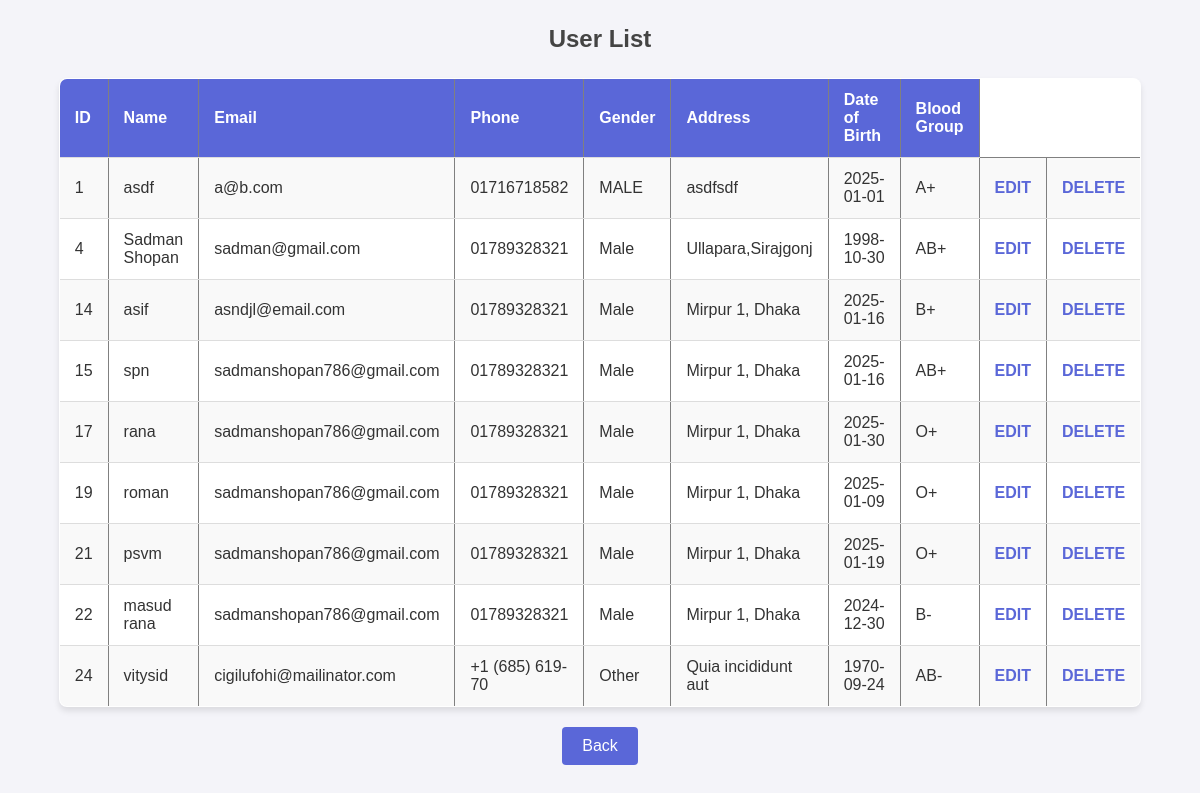
/HealthCareAndEMedicine/View/userList.php (signed in), run on the app's committed database.
### tables this page shows
CREATE TABLE `user` (
  `id` int(11) NOT NULL,
  `user_name` varchar(100) NOT NULL,
  `password` varchar(255) NOT NULL,
  `email` varchar(100) NOT NULL,
  `phone` varchar(15) DEFAULT NULL,
  `gender` varchar(20) NOT NULL DEFAULT 'Male',
  `address` varchar(200) DEFAULT NULL,
  `dob` date DEFAULT NULL,
  `blood_group` varchar(3) DEFAULT NULL,
  `image` varchar(255) DEFAULT NULL,
  `file` varchar(255) DEFAULT NULL
);

### HealthCareAndEMedicine/Model/userModel.php (called while the page is built, shortened)
<?php
function getConnection(){
    $con = mysqli_connect('127.0.0.1', 'root', '', 'emedicine');
    return $con;
}
function getAllUser() {
    $con = getConnection();
    $sql = "SELECT * FROM user";
    $result = mysqli_query($con, $sql);
    $user= [];
    if ($result) {
        while ($row = mysqli_fetch_assoc($result)) {
            $user[] = $row;
        }
        return $user;
    }
}
?>

### HealthCareAndEMedicine/View/userList.php (the view, shortened to what this page needs)
<?php
require_once('../Model/userModel.php');
if (isset($_COOKIE['flag'])) {
    ?>
    <html lang="en">
    <head>
        <link rel="stylesheet" type="text/css" href="../Static/css/userList.css">
    </head>
    <body>
    <h2>User List</h2>
    <table border=1>
        <tr>
            <th>ID</th>
            <th>Name</th>
            <th>Email</th>
            <th>Phone</th>
            <th>Gender</th>
            <th>Address</th>
            <th>Date of Birth</th>
            <th>Blood Group</th>
        </tr>
        <?php
        $user = getAllUser();
        foreach ($user as $user) {
            ?>
            <tr>
                <td><?php echo $user['id']; ?></td>
                <td><?php echo $user['user_name']; ?></td>
                <td><?php echo $user['email']; ?></td>
                <td><?php echo $user['phone']; ?></td>
                <td><?php echo $user['gender']; ?></td>
                <td><?php echo $user['address']; ?></td>
                <td><?php echo $user['dob']; ?></td>
                <td><?php echo $user['blood_group']; ?></td>
                <td><a href='../Controller/editUser.php?id=<?=$user['id']?>'>EDIT</a></td>
                <td><a href='../Controller/deleteUser.php?id=<?=$user['id']?>'>DELETE</a></td>
            </tr>
        <?php } ?>
    </table>
    <button type="button" onclick="location.href='adminProfile.php'">Back</button>
    </body>
    </html>
    <?php
} else {
    header('location: adminProfile.php');
}
?>

### HealthCareAndEMedicine/Static/css/userList.css (style rules this page uses)
body { font-family: Arial, sans-serif; background-color: #f4f4f9; color: #333; margin: 0; padding: 0; line-height: 1.6; }
h2 { text-align: center; color: #444; margin: 20px 0; }
table { width: 90%; margin: 20px auto; border-collapse: collapse; background: #fff; box-shadow: 0 4px 6px rgba(0, 0, 0, 0.1); border-radius: 8px; overflow: hidden; }
table th, table td { padding: 12px 15px; text-align: left; border-bottom: 1px solid #ddd; }
table th { background: #5a67d8; color: #fff; font-weight: bold; }
table tr:nth-child(even) { background: #f9f9f9; }
table a { color: #5a67d8; text-decoration: none; font-weight: bold; }
button { display: block; margin: 20px auto; padding: 10px 20px; background: #5a67d8; color: #fff; border: none; border-radius: 4px; cursor: pointer; font-size: 16px; transition: background 0.3s ease; }

### data on the page
user: id "1", user_name "asdf", email "a@b.com", phone "01716718582", gender "MALE", address "asdfsdf", dob "2025-01-01", blood_group "A+"
user: id "4", user_name "Sadman Shopan", email "sadman@gmail.com", phone "01789328321", gender "Male", address "Ullapara,Sirajgonj", dob "1998-10-30", blood_group "AB+"
user: id "14", user_name "asif", email "asndjl@email.com", phone "01789328321", gender "Male", address "Mirpur 1, Dhaka", dob "2025-01-16", blood_group "B+"
user: id "15", user_name "spn", email "sadmanshopan786@gmail.com", phone "01789328321", gender "Male", address "Mirpur 1, Dhaka", dob "2025-01-16", blood_group "AB+"
user: id "17", user_name "rana", email "sadmanshopan786@gmail.com", phone "01789328321", gender "Male", address "Mirpur 1, Dhaka", dob "2025-01-30", blood_group "O+"
user: id "19", user_name "roman", email "sadmanshopan786@gmail.com", phone "01789328321", gender "Male", address "Mirpur 1, Dhaka", dob "2025-01-09", blood_group "O+"
user: id "21", user_name "psvm", email "sadmanshopan786@gmail.com", phone "01789328321", gender "Male", address "Mirpur 1, Dhaka", dob "2025-01-19", blood_group "O+"
user: id "22", user_name "masud rana", email "sadmanshopan786@gmail.com", phone "01789328321", gender "Male", address "Mirpur 1, Dhaka", dob "2024-12-30", blood_group "B-"
user: id "24", user_name "vitysid", email "cigilufohi@mailinator.com", phone "+1 (685) 619-70", gender "Other", address "Quia incididunt aut", dob "1970-09-24", blood_group "AB-"
